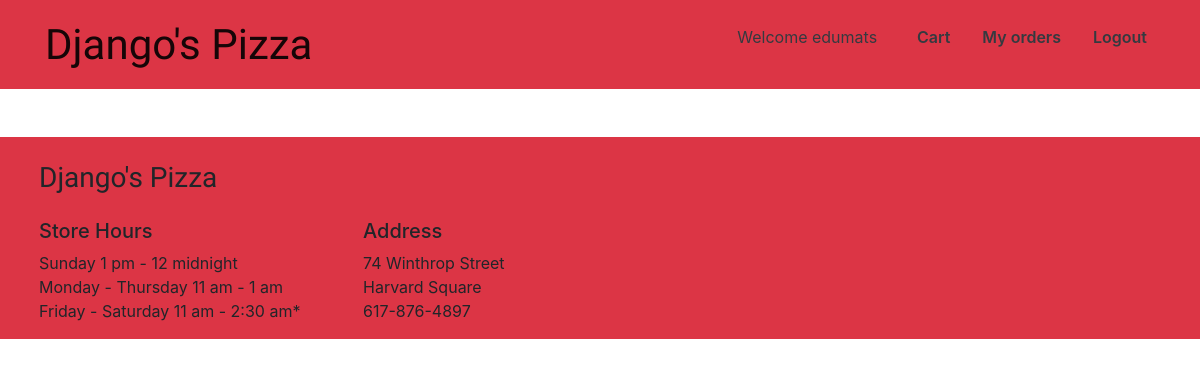
Page /my-orders/ (signed in) on the earlier database version.
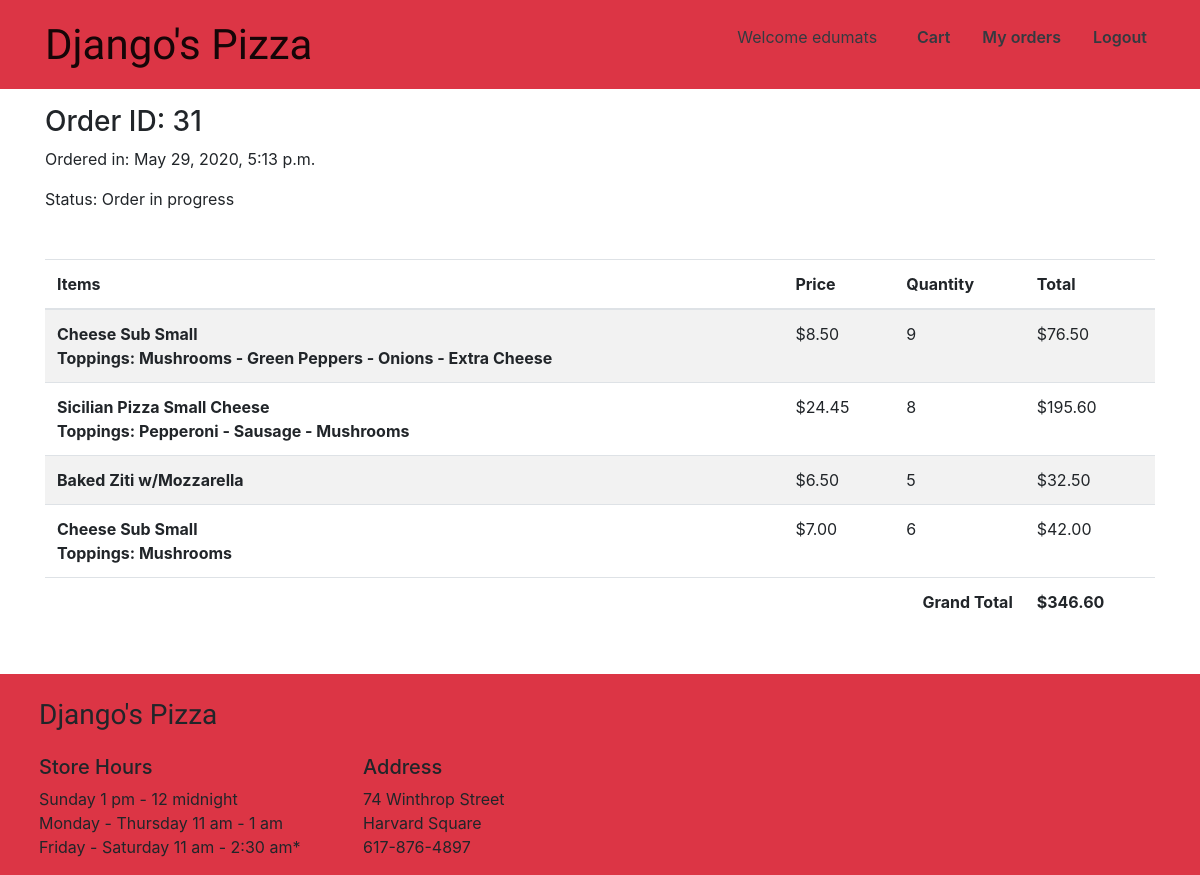
Same page on the later database version.
### carts/models.py (models this page shows, shortened)
class Cart(models.Model):
    user = models.ForeignKey(
        get_user_model(),
        on_delete=models.CASCADE,
    )
    items = models.ManyToManyField('CartItem', related_name='cart_items')
    created = models.DateTimeField(auto_now_add=True)
    ordered = models.BooleanField(default=False)
    completed = models.BooleanField(default=False)
    def get_total(self):
        total = 0
        for order_item in self.items.all():
            total += order_item.get_total_price()
        return total

class CartItem(models.Model):
    item = models.ForeignKey('orders.Product', on_delete=models.CASCADE, related_name='products')
    sub_toppings = models.ManyToManyField('orders.SubTopping', related_name='subs', blank=True)
    pizza_toppings = models.ManyToManyField('orders.PizzaTopping', related_name='pizzas', blank=True)
    created = models.DateTimeField(auto_now_add=True)
    quantity = models.PositiveIntegerField(default=1, validators=[MinValueValidator(1), MaxValueValidator(200)])
    def get_total_price(self):
        if self.sub_toppings.exists():
            return (self.item.price + sum([topping.price for topping in self.sub_toppings.all()])) * self.quantity
        return self.quantity * self.item.price
    def get_price(self):
        if self.sub_toppings.exists():
            return (self.item.price + sum([topping.price for topping in self.sub_toppings.all()]))
        else:
            return self.item.price
    def get_toppings(self):
        if self.sub_toppings.exists():
            return f"Toppings: {' - '.join([str(topping) for topping in self.sub_toppings.all()])}"
        elif self.pizza_toppings.exists():
            return f"Toppings: {' - '.join([str(topping) for topping in self.pizza_toppings.all()])}"
        else:
            return ""

### orders/models.py (models this page shows, shortened)
class Product(models.Model):
    name = models.CharField(max_length=100, blank=True)
    price = models.DecimalField(max_digits=6, decimal_places=2)
    slug = models.SlugField(max_length=120, unique=True)
    image = models.URLField(default='https://via.placeholder.com/150')
    description = models.CharField(max_length=500, blank=True)
    created = models.DateTimeField(auto_now_add=True)
    objects = InheritanceManager()
    _downcast = None
    def __str__(self):
        return f"{self.name}"

class SubTopping(models.Model):
    name = models.CharField(max_length=70, help_text="Choose your toppings")
    price = models.DecimalField(max_digits=5, decimal_places=2, help_text="Topping price")
    def __str__(self):
        return f"{self.name}"

class PizzaTopping(models.Model):
    name = models.CharField(max_length=70, help_text="Choose your toppings")
    def __str__(self):
        return f"{self.name}"

### orders/views.py (the view)
# urls.py: path("my-orders/", product_views.my_orders, name="my-orders"),
@login_required
def my_orders(request):
    user = request.user.get_username()
    context = {
        "orders": Cart.objects.filter(user__username=user, ordered=True).order_by('-id')
    }
    return render(request, "orders/my_orders.html", context)

### orders/templates/orders/my_orders.html (shortened to what this page needs)
{% extends "orders/layout.html" %}
{% block body %}
{% for item in orders %}
    <div class="container">
        <h3 class="mt-3">Order ID: {{ item.id }}</h3>
        <p>Ordered in: {{ item.created }}</p>
        {% if item.completed %}
            <p>Status: Order Completed</p>
        {% else %}
            <p>Status: Order in progress</p>
        {% endif %}
        <table class="table table-striped table-responsive-sm my-5">
            <thead>
                <tr>
                    <th scope="col">Items</th>
                    <th scope="col">Price</th>
                    <th scope="col">Quantity</th>
                    <th scope="col">Total</th>
                </tr>
            </thead>
            <tbody>
                {% for product in item.items.all %}
                    <tr>
                      <th scope="row">{{ product.item }} <br /> <span>{{ product.get_toppings }}</span></th>
                      <td>${{ product.get_price }}</td>
                      <td>{{ product.quantity }}</td>
                      <td>${{ product.get_total_price }}</td>
                    </tr>
                {% endfor %}
            </tbody>
            <tfoot>
                <tr>
                    <td colspan='3' class='text-right font-weight-bold'>Grand Total</td>
                    <td class='font-weight-bold'>${{ item.get_total }}</td>
                </tr>
            </tfoot>
        </table>
    </div>
{% endfor %}
{% endblock %}

### orders/templates/orders/layout.html (shortened to what this page needs)
{% load static %}
<!DOCTYPE html>
<html lang="en">
<head>
    <link rel="stylesheet" href="https://stackpath.bootstrapcdn.com/bootstrap/4.4.1/css/bootstrap.min.css">
    <link rel="stylesheet" type="text/css" href="{% static 'orders/styles.css' %}">
</head>
<body>
    <nav class="navbar navbar-expand-lg navbar-light bg-danger nav nav-masthead">
        <div class='container'>
            <a class="navbar-brand" href="{% url 'index' %}">Django's Pizza</a>
            <div class="collapse navbar-collapse" id="navbarSupportedContent">
                <div class="navbar-nav ml-auto">
                    {% if user.is_authenticated %}
                        <p class="p-2 text-dark mr-4">Welcome {{ user.username }}</p>
                        <a class="p-2 text-dark nav-link" href="{% url 'cart' %}">Cart</a>
                        <a class="p-2 text-dark nav-link" href="{% url 'my-orders' %}">My orders</a>
                        <a class="p-2 text-dark nav-link" href="{% url 'logout' %}">Logout</a>
                    {% else %}
                        <a class="p-2 text-dark nav-link" href="{% url 'cart' %}">Cart</a>
                        <a class="p-2 text-dark nav-link" href="{% url 'login' %}">Login</a>
                        <a class="p-2 text-dark nav-link" href="{% url 'register' %}">Register</a>
                    {% endif %}
                </div>
            </div>
        </div>
    </nav>
    <main>
        {% block body %}
        {% endblock %}
    </main>
    <div class="container-fluid bg-danger mt-5">
        <footer class="pt-4">
            <div class="row">
                <div class="col-12">
                    <h3 id="footer-logo" class="ml-4 mb-4">Django's Pizza</h3>
                </div>
                <div class="col-12 col-md-3 ml-4">
                    <h5>Store Hours</h5>
                    <p>Sunday	1 pm - 12 midnight <br />
                        Monday - Thursday	11 am - 1 am <br />
                        Friday - Saturday	11 am - 2:30 am*</p>
                </div>
                <div class="col-12 col-md-3 ml-4">
                    <h5>Address</h5>
                    <p>74 Winthrop Street<br />
                        Harvard Square<br />
                        617-876-4897</p>
                </div>
            </div>
        </footer>
    </div>
</body>
</html>

### orders/static/orders/styles.css (style rules this page uses)
.navbar-brand { font-family: 'Kaushan Script', cursive; font-size: 3.5vw; }
#footer-logo { font-family: 'Kaushan Script', cursive; }
.nav-masthead .nav-link { padding: .25rem 0; font-weight: 600; color: rgba(255, 255, 255, .5); background-color: transparent; border-bottom: .25rem solid transparent; }
.nav-masthead .nav-link + .nav-link { margin-left: 1rem; }

Differences in the rows shown:
added Cart: id "31", created "May 29, 2020, 5:13 p.m.", completed "Status: Order in progress", get_total "346.60"
added CartItem: item "Cheese Sub Small", get_toppings "Toppings: Mushrooms - Green Peppers - Onions - Extra Cheese", get_price "8.50", quantity "9", get_total_price "76.50"
added CartItem: item "Sicilian Pizza Small Cheese", get_toppings "Toppings: Pepperoni - Sausage - Mushrooms", get_price "24.45", quantity "8", get_total_price "195.60"
added CartItem: item "Baked Ziti w/Mozzarella", get_price "6.50", quantity "5", get_total_price "32.50"
added CartItem: item "Cheese Sub Small", get_toppings "Toppings: Mushrooms", get_price "7.00", quantity "6", get_total_price "42.00"
